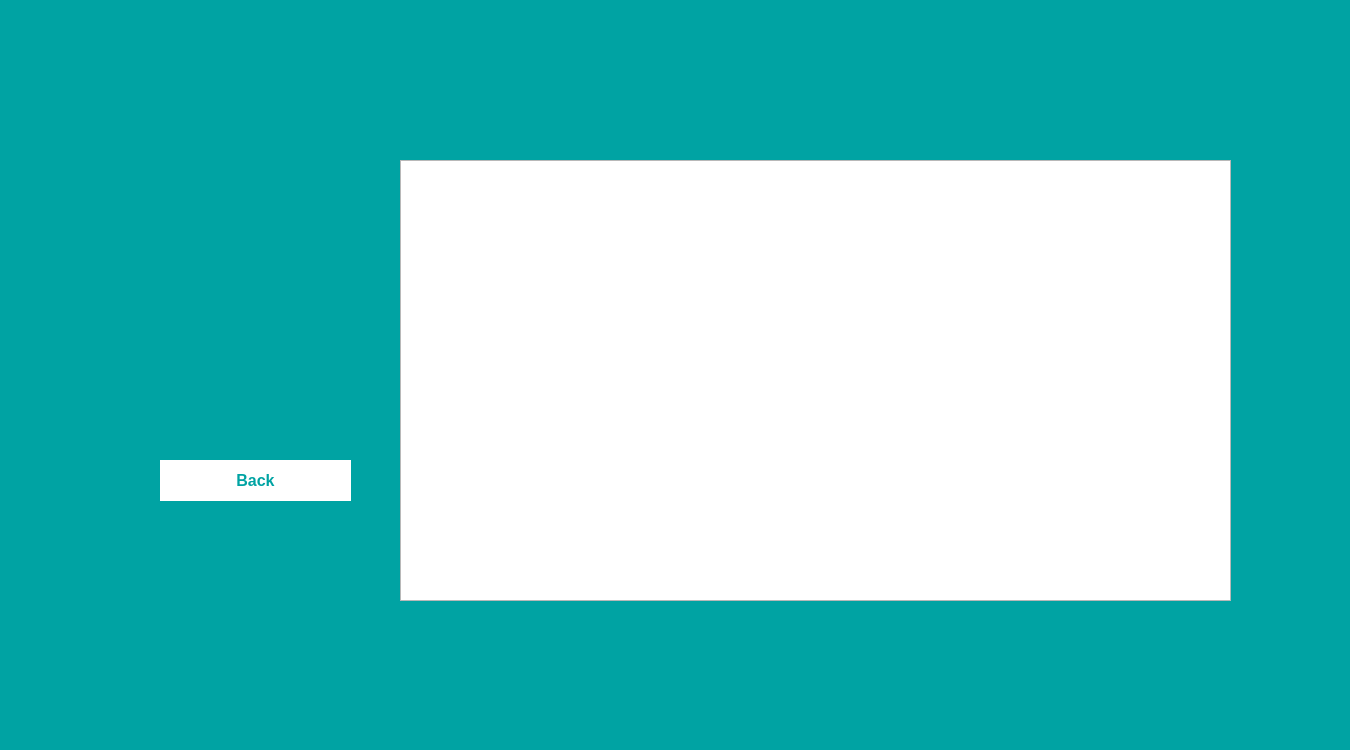
<?xml version="1.0" encoding="UTF-8"?>
<ui version="4.0">
 <class>showFriendsPosts</class>
 <widget class="QMainWindow" name="showFriendsPosts">
  <property name="geometry">
   <rect>
    <x>0</x>
    <y>0</y>
    <width>1350</width>
    <height>750</height>
   </rect>
  </property>
  <property name="font">
   <font>
    <pointsize>12</pointsize>
    <weight>75</weight>
    <bold>true</bold>
   </font>
  </property>
  <property name="windowTitle">
   <string>MainWindow</string>
  </property>
  <widget class="QWidget" name="centralwidget">
   <widget class="QLabel" name="label">
    <property name="geometry">
     <rect>
      <x>0</x>
      <y>0</y>
      <width>1350</width>
      <height>750</height>
     </rect>
    </property>
    <property name="styleSheet">
     <string notr="true">background-color: rgb(0, 163, 163);</string>
    </property>
    <property name="text">
     <string/>
    </property>
   </widget>
   <widget class="QLabel" name="labelUser">
    <property name="geometry">
     <rect>
      <x>120</x>
      <y>160</y>
      <width>251</width>
      <height>281</height>
     </rect>
    </property>
    <property name="styleSheet">
     <string notr="true">border-image: url(:/postPic/postPic.png);</string>
    </property>
    <property name="text">
     <string/>
    </property>
   </widget>
   <widget class="QTextEdit" name="textEditShowPost">
    <property name="geometry">
     <rect>
      <x>400</x>
      <y>160</y>
      <width>831</width>
      <height>441</height>
     </rect>
    </property>
    <property name="styleSheet">
     <string notr="true">color: rgb(0, 163, 163);</string>
    </property>
    <property name="sizeAdjustPolicy">
     <enum>QAbstractScrollArea::AdjustIgnored</enum>
    </property>
   </widget>
   <widget class="QPushButton" name="pushButtonBack">
    <property name="geometry">
     <rect>
      <x>160</x>
      <y>460</y>
      <width>191</width>
      <height>41</height>
     </rect>
    </property>
    <property name="font">
     <font>
      <pointsize>12</pointsize>
      <weight>75</weight>
      <bold>true</bold>
     </font>
    </property>
    <property name="styleSheet">
     <string notr="true">background-color: rgb(255, 255, 255);
border:2px solid rgb(255, 255, 255);
color: rgb(0, 163, 163);</string>
    </property>
    <property name="text">
     <string>Back</string>
    </property>
   </widget>
  </widget>
 </widget>
 <resources/>
 <connections/>
</ui>
